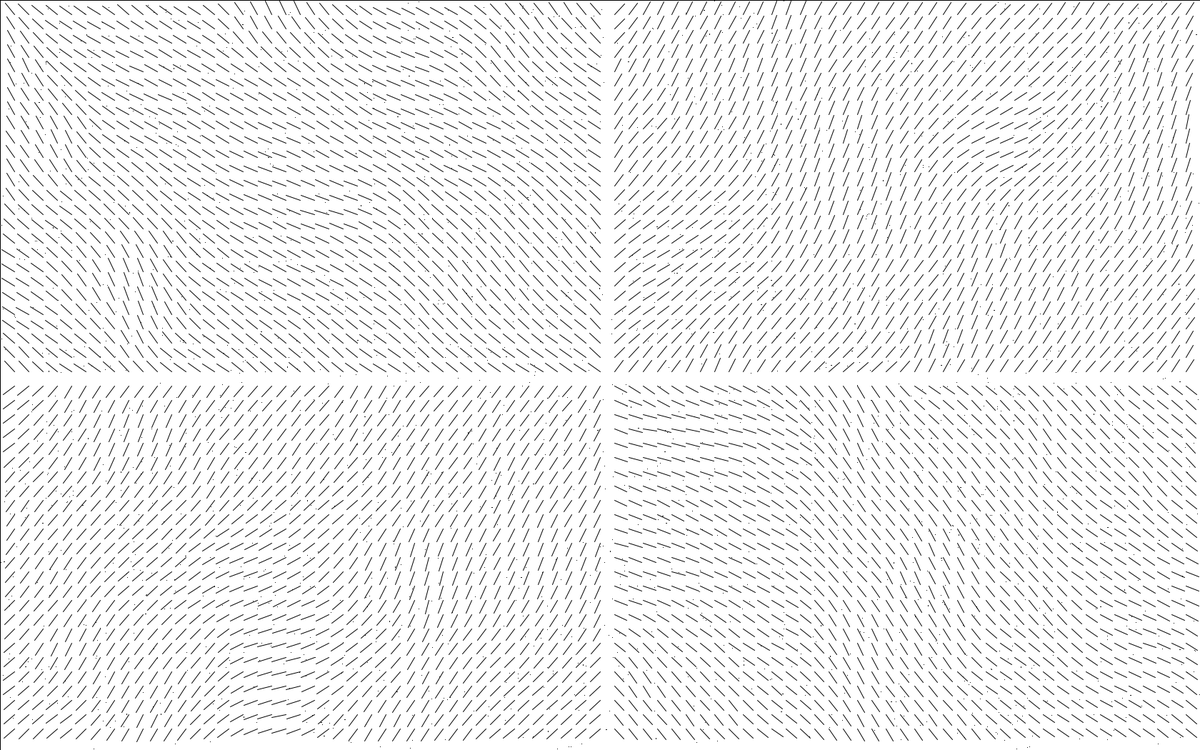
Frame 1 (no input)
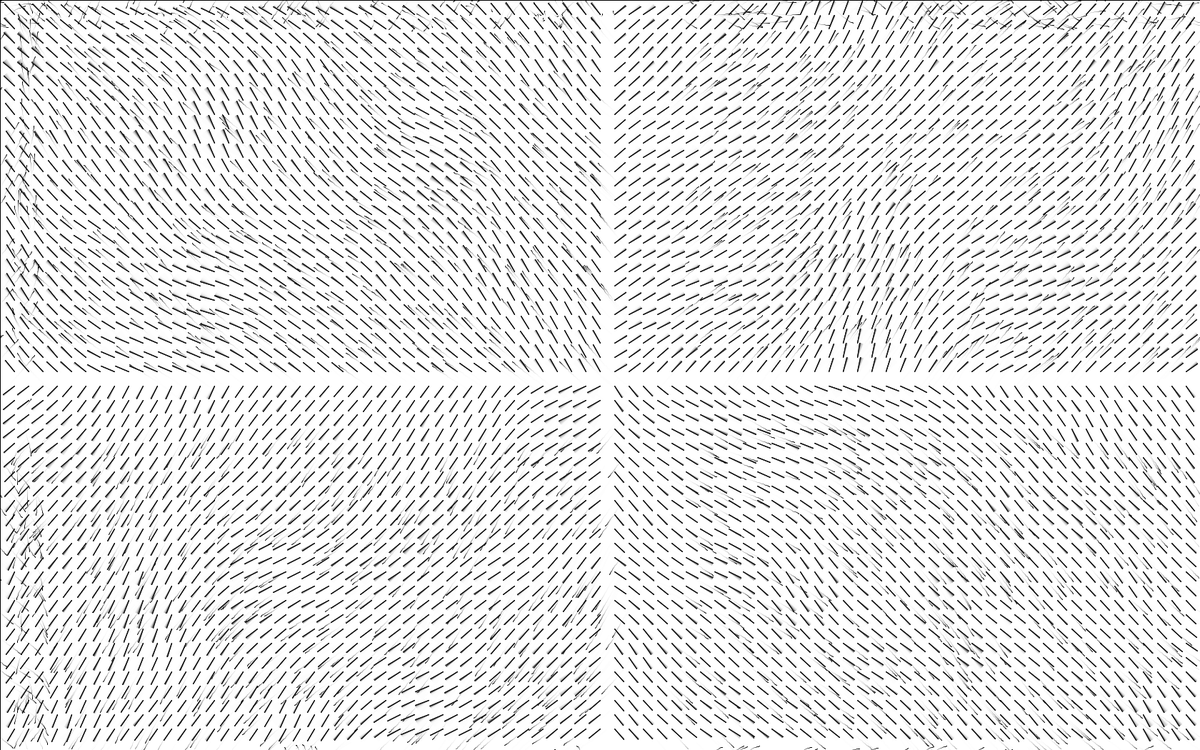
Frame 60 (the mouse pressed at the canvas centre just before this capture)
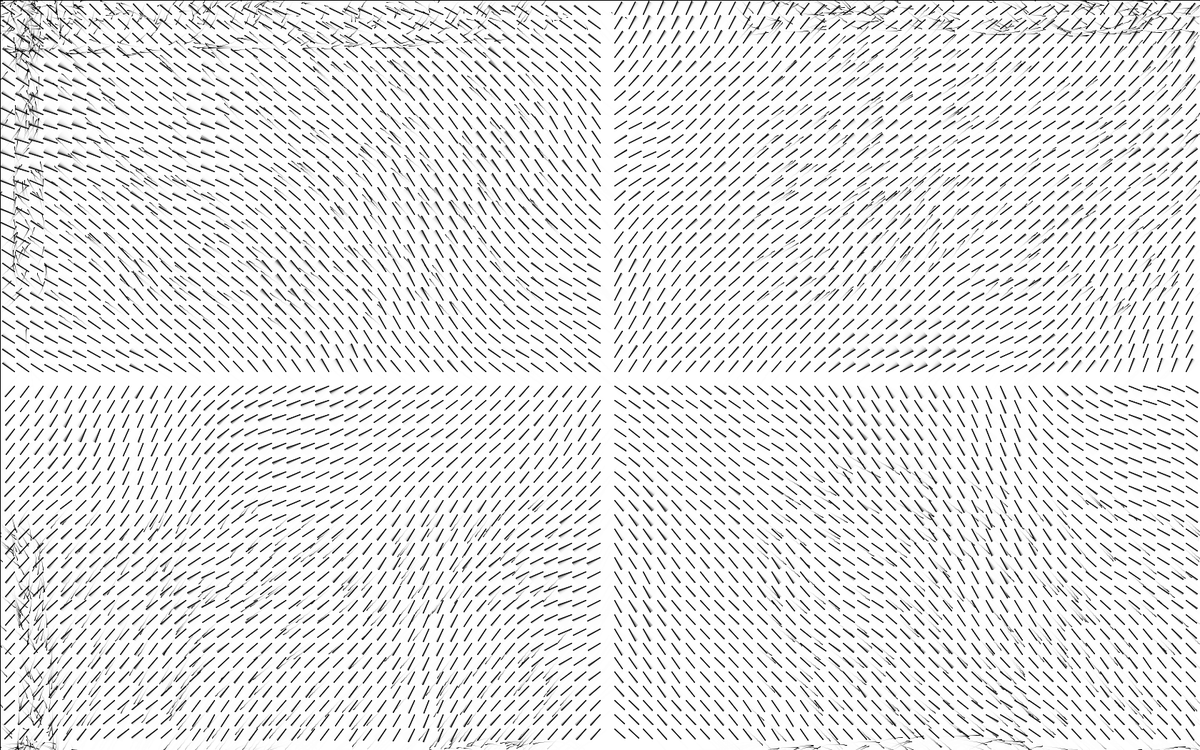
Frame 120 (the mouse held since frame 60 and released just before this capture)

The Processing sketch that drew these frames (run headless with seeded random() and noise(); from frame 60 on, the mouse is pressed at the canvas centre):

// Processing sketch: flowField_0
// ── flowField_0.pde
float inc = 0.1; 
int scl = 20; //scale
int cols, rows;

float zoff = 0; //the time
int noOfPoints = 2000;
Particle[] particles = new Particle[noOfPoints];
PVector[] flowField;

void setup() {
  size(1680, 1050);

  background(255);

  cols = floor(width/scl);
  rows = floor(height/scl);

  flowField = new PVector[(cols*rows)];

  for (int i = 0; i < noOfPoints; i++) {
    particles[i] = new Particle();
    //particles[i].setPos(width/2 + random(0,30), height/2+random(-15,15));
    //PVector firstForce = new PVector(random(-10,10), random(-10,10));
    //xparticles[i].applyForce(firstForce);
  }
}

void draw() {
  fill(255,50);
  rect(0, 0, width, height);
  noFill();

  float yoff = 0;
  for (int y = 0; y < rows; y++) {
    float xoff = 0;
    for (int x = 0; x < cols; x++) {
      int index = (x + y * cols);
      
      /*
      //way1 to calculate the angle
      float angle = noise(xoff, yoff, zoff) * PI/2;
      angle = calAngle1(x, y, angle);
      */
      
      //way2 to calculate the angle
      float angle = noise(xoff, yoff, zoff) * TWO_PI;
      angle = calAngle2(x, y, angle);
      
      PVector v = PVector.fromAngle(angle);      
      //control the speed
      v.setMag(0.05);

      flowField[index]=v;

      //drawflowField();
      pushMatrix();
      stroke(0);
      translate(x*scl, y*scl);
      rotate(v.heading());
      line(0, 0, scl, 0);
      //fill(255,0,0);
      //ellipse(0,0,3,3);
      popMatrix();

      xoff += inc;
    }
    yoff += inc;
    zoff += 0.0003;
  }
  for(int i = 0; i < particles.length; i++) {
    particles[i].follow(flowField);
    particles[i].update();
    particles[i].edges();
    particles[i].display();
  }
  
}

float calAngle1(int x, int y, float angle) {
  if (x<= floor(cols/2) && y <= floor(rows/2)) {//左上
    angle = angle + PI;
  } else if ( x > floor(cols/2) && y <= floor(rows/2)) {//右上
    angle = TWO_PI - angle;
  } else if (x<= floor(cols/2) && y > floor(rows/2)) {//左下
    angle = PI - angle;
  } else if (x > floor(cols/2) && y > floor(rows/2)) {//右下
    angle = angle;
  } 
  return angle;
}



float calAngle2(int x, int y, float angle) {
  if (x<= floor(cols/2) && y <= floor(rows/2)) {//左上
    angle = map(angle, 0,TWO_PI, PI, PI * 3 / 2);
  } else if ( x > floor(cols/2) && y <= floor(rows/2)) {//右上
    angle = map(angle, 0,TWO_PI, PI * 3 / 2, TWO_PI);
  } else if (x<= floor(cols/2) && y > floor(rows/2)) {//左下
    angle = map(angle, 0,TWO_PI, PI/2, PI);
  } else if (x > floor(cols/2) && y > floor(rows/2)) {//右下
    angle = map(angle, 0,TWO_PI, 0,PI/2);;
  }
  return angle;
}
// ── Particle.pde
class Particle {
  PVector pos, vel, acc; 
  float maxVel;
  PVector prevPos;

  Particle() {
    pos = new PVector(random(0,width), random(0,height));
    vel = new PVector(0, 0);
    acc = new PVector(0, 0);

    maxVel = 2.0;

    prevPos = pos.copy();
  }
  
  void setPos(float _x, float _y){
    pos.x = _x;
    pos.y = _y;
    //return this;
  }

  void update() {
    vel.add(acc);
    vel.limit(maxVel);
    pos.add(vel);
    acc.mult(0);
    
    //vel.mult(0.8);
  }
  void follow(PVector[] vectors) {
    int x = floor(pos.x / scl);
    int y = floor(pos.y / scl);
    //int index = x + y * cols;
    int index = (x-1) + ((y-1) * cols);
    // Sometimes the index ends up out of range, typically by a value under 100.
    // I have no idea why this happens, but I have to do some stupid if-checking
    // to make sure the sketch doesn't crash when it inevitably happens.
    //
    index = index - 1;
    if(index > vectors.length || index < 0) {
      //println("Out of bounds!");
      //println(index);
      //println(vectors.length);
      index = vectors.length - 1;
    }
    PVector force = vectors[index];
    applyForce(force);
  }
  void applyForce(PVector force) {
    acc.add(force);
  }
  void display() {
    pushMatrix();
    //translate(pos.x, pos.y);
    stroke(0);
    strokeWeight(1);
    point(pos.x, pos.y);
    line(pos.x, pos.y, prevPos.x, prevPos.y);
    popMatrix();

    updatePrev();
  }
  void updatePrev() {
    prevPos.y = pos.y;
    prevPos.x = pos.x;
  }
  void edges() {
    if (pos.x > width) {
      pos.x = 0;
      updatePrev();
    }
    if (pos.x < 0) {
      pos.x = width;
      updatePrev();
    }

    if (pos.y > height) {
      pos.y = 0;
      updatePrev();
    }
    if (pos.y < 0) {
      pos.y = height;
      updatePrev();
    }
    pos.x = constrain(pos.x, 0, width);
    pos.y = constrain(pos.y, 0, height);
  }
}
